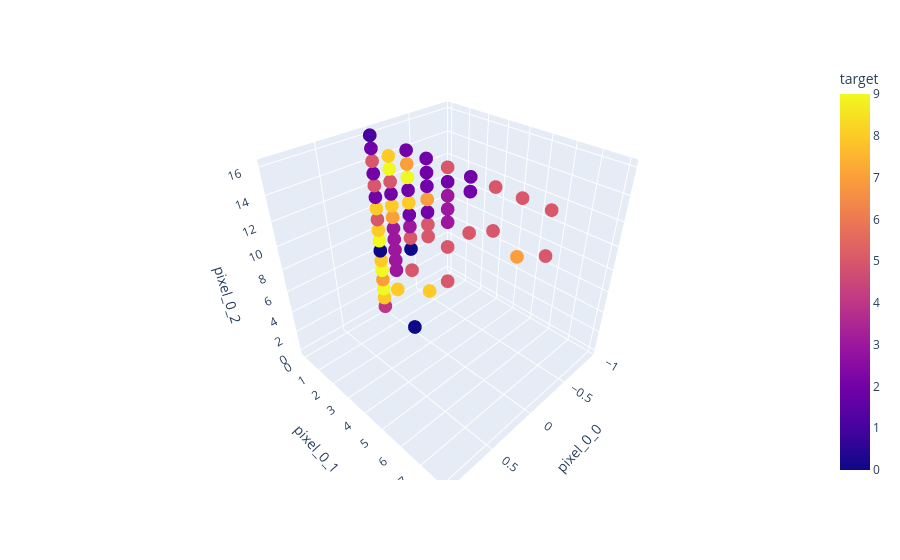

The notebook cell saved with this chart:
### Code cell
fig = px.scatter_3d(
    df,
    x = 'pixel_0_0',
    y = 'pixel_0_1',    
    z = 'pixel_0_2',
    color = 'target',
)
fig.show()

### Figure 1 — Plotly figure (JSON) as saved in the notebook; plotly's stock layout.template omitted (floating-point values rounded to 4 significant figures; data arrays with more than 128 entries replaced by an {"elided": "..."} marker saying what was removed)
{"data": [{"hovertemplate": "pixel_0_0=%{x}<br>pixel_0_1=%{y}<br>pixel_0_2=%{z}<br>target=%{marker.color}<extra></extra>", "legendgroup": "", "marker": {"color": {"elided": "1797 int values"}, "coloraxis": "coloraxis", "symbol": "circle"}, "mode": "markers", "name": "", "scene": "scene", "showlegend": false, "type": "scatter3d", "x": {"elided": "1797 float values"}, "y": {"elided": "1797 float values"}, "z": {"elided": "1797 float values"}}], "layout": {"coloraxis": {"colorbar": {"title": {"text": "target"}}, "colorscale": [[0, "#0d0887"], [0.1111, "#46039f"], [0.2222, "#7201a8"], [0.3333, "#9c179e"], [0.4444, "#bd3786"], [0.5556, "#d8576b"], [0.6667, "#ed7953"], [0.7778, "#fb9f3a"], [0.8889, "#fdca26"], [1, "#f0f921"]]}, "legend": {"tracegroupgap": 0}, "margin": {"t": 60}, "scene": {"domain": {"x": [0, 1], "y": [0, 1]}, "xaxis": {"title": {"text": "pixel_0_0"}}, "yaxis": {"title": {"text": "pixel_0_1"}}, "zaxis": {"title": {"text": "pixel_0_2"}}}}}
